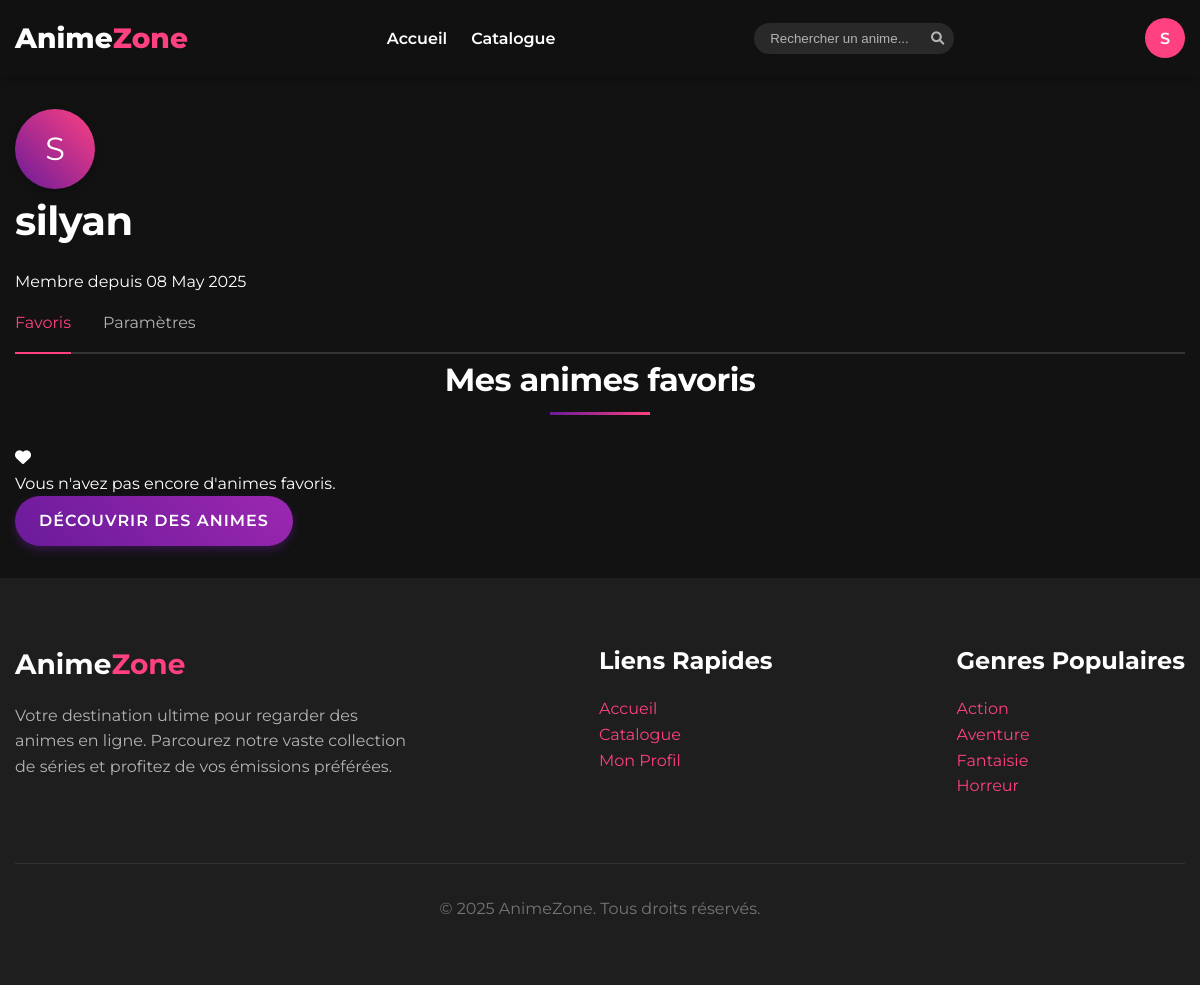
The app's page /profile (signed in) with its own data.
### app.py (models this page shows, shortened)
class User(UserMixin, db.Model):
    id = db.Column(db.Integer, primary_key=True)
    username = db.Column(db.String(64), unique=True, nullable=False)
    password_hash = db.Column(db.String(256), nullable=False)
    created_at = db.Column(db.DateTime, default=datetime.datetime.utcnow)
    last_login = db.Column(db.DateTime, default=datetime.datetime.utcnow)

### app.py (the view)
@app.route('/profile')
@login_required
def profile():
    progress_data = UserProgress.query.filter_by(user_id=current_user.id).order_by(UserProgress.last_watched.desc()).all()
    anime_data = load_anime_data()
    watching_anime = []
    for progress in progress_data:
        anime = next((a for a in anime_data if int(a.get('id', 0)) == progress.anime_id), None)
        if anime:
            season = next((s for s in anime.get('seasons', []) if s.get('season_number') == progress.season_number), None)
            episode = None
            if season:
                episode = next((e for e in season.get('episodes', []) if e.get('episode_number') == progress.episode_number), None)
            watching_anime.append({
                'progress': progress,
                'anime': anime,
                'season': season,
                'episode': episode
            })
    favorites = UserFavorite.query.filter_by(user_id=current_user.id).all()
    favorite_anime = []
    for favorite in favorites:
        anime = next((a for a in anime_data if int(a.get('id', 0)) == favorite.anime_id), None)
        if anime:
            favorite_anime.append(anime)
    return render_template('profile_new.html',
                          watching_anime=watching_anime,
                          favorite_anime=favorite_anime)

### app.py (called while the page is built, shortened)
@login_manager.user_loader
def load_user(user_id):
    return User.query.get(int(user_id))

def ensure_anime_id_in_data(data):
    for anime in data:
        if 'anime_id' not in anime and 'id' in anime:
            anime['anime_id'] = anime['id']
    return data

### templates/profile_new.html (shortened to what this page needs)
{% extends 'base_new.html' %}
{% block content %}
<div class="container" style="margin-top: 2rem;">
    <div class="profile-header">
        <div class="profile-avatar-circle">
            <span>{{ current_user.username[0]|upper }}</span>
        </div>
        <div class="profile-info">
            <h1>{{ current_user.username }}</h1>
            <p>Membre depuis {{ current_user.created_at.strftime('%d %B %Y') }}</p>
        </div>
    </div>
    <div class="profile-tabs">
        <div class="tab-container">
            <div class="tab active" data-tab="favorites">
                <span class="tab-text">Favoris</span>
                <div class="tab-indicator"></div>
            </div>
            <a href="{{ url_for('settings') }}" class="tab">
                <span class="tab-text">Paramètres</span>
            </a>
        </div>
    </div>
    <div class="tab-content" id="favorites-content">
        <h2 class="section-title">Mes animes favoris</h2>
        {% if favorite_anime %}
        <div class="anime-grid">
            {% for anime in favorite_anime %}
            <a href="/anime/{{ anime.id }}" class="anime-card-link">
                <div class="anime-card fade-in">
                    <img src="{{ anime.image }}" alt="{{ anime.title }}" class="anime-card-image" loading="lazy">
                    <div class="anime-card-body">
                        <h3 class="anime-card-title">{{ anime.title }}</h3>
                        <div class="anime-card-genres">
                            {% for genre in anime.genres[:2] %}
                            <span class="genre-tag">{{ genre|capitalize }}</span>
                            {% endfor %}
                        </div>
                        <div class="anime-card-info">
                            <div class="anime-card-rating">
                                <span class="rating-star"><i class="fas fa-star"></i></span>
                                <span>{{ anime.rating }}</span>
                            </div>
                        </div>
                        <div class="anime-card-actions">
                            <span class="btn btn-primary">Voir l'anime</span>
                        </div>
                    </div>
                </div>
            </a>
            {% endfor %}
        </div>
        {% else %}
        <div class="empty-state">
            <i class="fas fa-heart"></i>
            <p>Vous n'avez pas encore d'animes favoris.</p>
            <a href="/search" class="btn btn-primary">Découvrir des animes</a>
        </div>
        {% endif %}
    </div>
</div>
{% endblock %}

### templates/base_new.html (shortened to what this page needs)
<!DOCTYPE html>
<html lang="en">
<head>
    <link rel="stylesheet" href="{{ url_for('static', filename='css/style.css') }}">
    <link rel="stylesheet" href="https://cdnjs.cloudflare.com/ajax/libs/font-awesome/6.0.0-beta3/css/all.min.css">
</head>
<body>
    <nav class="navbar">
        <div class="container navbar-container">
            <a href="/" class="navbar-brand">
                Anime<span>Zone</span>
            </a>
            <ul class="navbar-nav">
                <li class="nav-item">
                    <a href="/" class="nav-link">Accueil</a>
                </li>
                <li class="nav-item">
                    <a href="/search" class="nav-link">Catalogue</a>
                </li>
            </ul>
            <div class="search-container">
                <form id="searchForm" action="/search" method="GET">
                    <input type="text" id="searchInput" name="query" class="search-input" placeholder="Rechercher un anime..." autocomplete="off">
                    <button type="submit" class="search-button">
                        <i class="fas fa-search"></i>
                    </button>
                </form>
            </div>
            {% if current_user.is_authenticated %}
            <div class="user-menu">
                <div class="user-avatar" id="userAvatarToggle">
                    <span>{{ current_user.username[0]|upper }}</span>
                </div>
            </div>
            {% endif %}
        </div>
    </nav>
    {% block content %}{% endblock %}
    <footer class="section" style="background-color: var(--background-card); margin-top: 2rem;">
        <div class="container">
            <div style="display: flex; justify-content: space-between; flex-wrap: wrap;">
                <div style="margin-bottom: 2rem;">
                    <h3>Anime<span style="color: var(--accent-color);">Zone</span></h3>
                    <p style="color: var(--text-secondary); max-width: 400px;">
                        Votre destination ultime pour regarder des animes en ligne.
                        Parcourez notre vaste collection de séries et profitez de vos émissions préférées.
                    </p>
                </div>
                <div style="margin-bottom: 2rem;">
                    <h4>Liens Rapides</h4>
                    <ul style="list-style: none;">
                        <li><a href="/">Accueil</a></li>
                        <li><a href="/search">Catalogue</a></li>
                        {% if current_user.is_authenticated %}
                        <li><a href="{{ url_for('profile') }}">Mon Profil</a></li>
                        {% endif %}
                    </ul>
                </div>
                <div style="margin-bottom: 2rem;">
                    <h4>Genres Populaires</h4>
                    <ul style="list-style: none;">
                        <li><a href="/search?genre=action">Action</a></li>
                        <li><a href="/search?genre=adventure">Aventure</a></li>
                        <li><a href="/search?genre=fantasy">Fantaisie</a></li>
                        <li><a href="/search?genre=horror">Horreur</a></li>
                    </ul>
                </div>
            </div>
            <div style="text-align: center; margin-top: 2rem; padding-top: 2rem; border-top: 1px solid var(--border-color);">
                <p style="color: var(--text-muted);">
                    &copy; 2025 AnimeZone. Tous droits réservés.
                </p>
            </div>
        </div>
    </footer>
</body>
</html>

### static/css/style.css (style rules this page uses)
:root { --primary-color: #6a1b9a; --secondary-color: #9c27b0; --accent-color: #ff4081; --background-dark: #121212; --background-card: #1e1e1e; --text-primary: #ffffff; --text-secondary: #b3b3b3; --text-muted: #757575; --border-color: #333333; --shadow-color: rgba(0, 0, 0, 0.5); --news-color: #03a9f4; --upcoming-color: #4caf50; --page-transition-duration: 0.5s; }
body { animation: fadeInPage var(--page-transition-duration) ease-out forwards; }
* { margin: 0; padding: 0; box-sizing: border-box; -webkit-font-smoothing: antialiased; -moz-osx-font-smoothing: grayscale; }
body { font-family: 'Montserrat', 'Roboto', sans-serif; background-color: var(--background-dark); color: var(--text-primary); line-height: 1.6; overflow-x: hidden; scroll-behavior: smooth; will-change: transform; }
.navbar, .anime-card, .btn, .control-btn, .video-container, .fade-in, .hero, .filter-button { transform: translateZ(0); will-change: transform, opacity; backface-visibility: hidden; }
a { color: var(--accent-color); text-decoration: none; transition: all 0.3s ease; }
h1, h2, h3, h4, h5, h6 { font-weight: 700; margin-bottom: 1rem; }
h1 { font-size: 2.5rem; letter-spacing: -0.5px; }
h2 { font-size: 2rem; letter-spacing: -0.5px; }
h3 { font-size: 1.75rem; }
h4 { font-size: 1.5rem; }
.container { width: 100%; max-width: 1200px; margin: 0 auto; padding: 0 15px; }
.section { padding: 4rem 0; }
.section-title { text-align: center; margin-bottom: 2.5rem; position: relative; }
.section-title::after { content: ''; position: absolute; bottom: -10px; left: 50%; transform: translateX(-50%); width: 100px; height: 3px; background: linear-gradient(to right, var(--primary-color), var(--accent-color)); }
.navbar { background-color: rgba(18, 18, 18, 0.95); padding: 1rem 0; position: sticky; top: 0; z-index: 1000; backdrop-filter: blur(10px); box-shadow: 0 2px 10px rgba(0, 0, 0, 0.3); }
.navbar-container { display: flex; justify-content: space-between; align-items: center; }
.navbar-brand { font-size: 1.75rem; font-weight: 800; color: var(--text-primary); display: flex; align-items: center; }
.navbar-brand span { color: var(--accent-color); }
.navbar-nav { display: flex; list-style: none; }
.nav-item { margin-left: 1.5rem; }
.nav-link { color: var(--text-primary); font-weight: 600; position: relative; padding: 0.5rem 0; }
.nav-link::after { content: ''; position: absolute; bottom: 0; left: 0; width: 0; height: 2px; background-color: var(--accent-color); transition: width 0.3s ease; }
.search-container { position: relative; margin-left: 1.5rem; }
.search-input { padding: 0.5rem 1rem; padding-right: 2.5rem; border-radius: 20px; border: none; background-color: rgba(255, 255, 255, 0.1); color: var(--text-primary); width: 200px; transition: all 0.3s ease; }
.search-input::placeholder { color: var(--text-secondary); }
.search-button { position: absolute; right: 10px; top: 50%; transform: translateY(-50%); background: none; border: none; color: var(--text-secondary); cursor: pointer; transition: all 0.2s ease; }
.btn { display: inline-block; padding: 0.75rem 1.5rem; border-radius: 50px; font-weight: 600; text-transform: uppercase; letter-spacing: 1px; transition: all 0.3s ease; cursor: pointer; border: none; }
.btn-primary { background: linear-gradient(45deg, var(--primary-color), var(--secondary-color)); color: var(--text-primary); box-shadow: 0 4px 10px rgba(106, 27, 154, 0.4); }

### templates/profile_new.html (style rules this page uses)
.profile-avatar-circle { width: 80px; height: 80px; border-radius: 50%; background: linear-gradient(45deg, var(--primary-color), var(--accent-color)); display: flex; align-items: center; justify-content: center; font-size: 2rem; color: white; margin-right: 1.5rem; box-shadow: 0 4px 10px rgba(0,0,0,0.2); }
.tab-container { display: flex; gap: 2rem; border-bottom: 2px solid var(--border-color); padding-bottom: 0; }
.tab { position: relative; padding: 1rem 0; cursor: pointer; color: var(--text-secondary); transition: color 0.3s ease; }
.tab.active { color: var(--accent-color); }
.tab-indicator { position: absolute; bottom: -2px; left: 0; width: 0; height: 2px; background-color: var(--accent-color); transition: width 0.3s ease; }
.tab.active .tab-indicator { width: 100%; }

### templates/base_new.html (style rules this page uses)
.user-menu { position: relative; margin-left: 1rem; }
.user-avatar { width: 40px; height: 40px; border-radius: 50%; background-color: var(--accent-color); display: flex; align-items: center; justify-content: center; color: white; font-weight: 600; cursor: pointer; transition: all 0.3s ease; }

### records on screen
User: username "S", username "silyan", created_at "08 May 2025"
